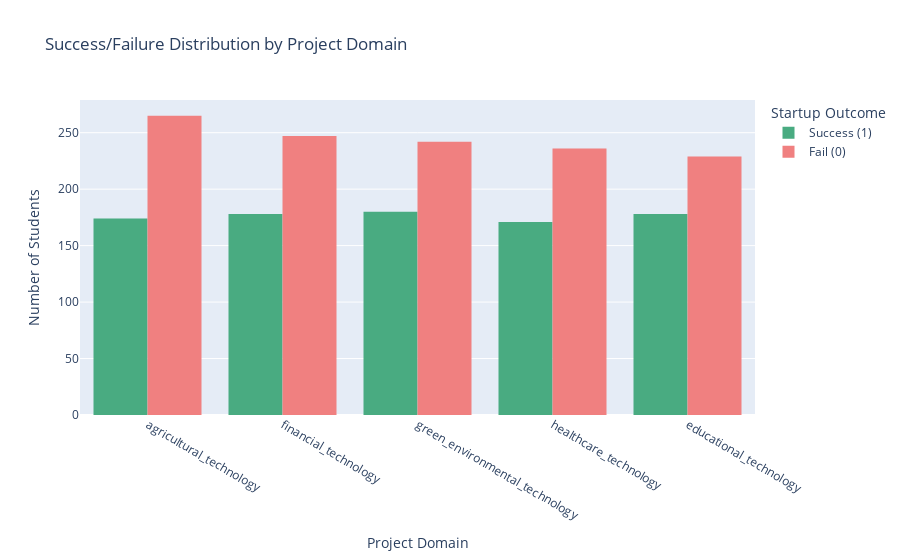

The code cell stored with this chart in its notebook:
### Markdown cell above
>**Summary:**  
All institution types show both successful and failed startups, with slightly more failures overall.  
Non-technical and public institutions have the highest participation, while success rates remain fairly consistent across types.

### Code cell
project_domain_success = pd.crosstab(df['project_domain'], df['success_label'], margins=True)
print(project_domain_success)
sorted_project_domains = df['project_domain'].value_counts().index

fig = px.histogram(df, 
                   x='project_domain', 
                   color='success_label',
                   title='Success/Failure Distribution by Project Domain',
                   labels={'project_domain': 'Project Domain', 
                           'success_label': 'Startup Outcome', 
                           'count': 'Number of Students'},
                   color_discrete_map={0: 'lightcoral', 1: '#49ab81'},
                   barmode='group',
                   category_orders={'project_domain': sorted_project_domains}) 

fig.for_each_trace(lambda t: t.update(
    name='Success (1)' if t.name == '1' else 'Fail (0)',
    legendgroup='Success (1)' if t.name == '1' else 'Fail (0)'
))

fig.update_layout(
    xaxis_title="Project Domain",
    yaxis_title="Number of Students",
    xaxis=dict(tickmode='array', tickvals=sorted_project_domains)
)

fig.show()

### Figure 1 — Plotly figure (JSON) as saved in the notebook; plotly's stock layout.template omitted (floating-point values rounded to 4 significant figures; data arrays with more than 128 entries replaced by an {"elided": "..."} marker saying what was removed)
{"data": [{"alignmentgroup": "True", "bingroup": "x", "hovertemplate": "Startup Outcome=1<br>Project Domain=%{x}<br>count=%{y}<extra></extra>", "legendgroup": "Success (1)", "marker": {"color": "#49ab81", "pattern": {"shape": ""}}, "name": "Success (1)", "offsetgroup": "1", "orientation": "v", "showlegend": true, "type": "histogram", "x": {"elided": "881 str values"}, "xaxis": "x", "yaxis": "y"}, {"alignmentgroup": "True", "bingroup": "x", "hovertemplate": "Startup Outcome=0<br>Project Domain=%{x}<br>count=%{y}<extra></extra>", "legendgroup": "Fail (0)", "marker": {"color": "lightcoral", "pattern": {"shape": ""}}, "name": "Fail (0)", "offsetgroup": "0", "orientation": "v", "showlegend": true, "type": "histogram", "x": {"elided": "1219 str values"}, "xaxis": "x", "yaxis": "y"}], "layout": {"barmode": "group", "legend": {"title": {"text": "Startup Outcome"}, "tracegroupgap": 0}, "title": {"text": "Success/Failure Distribution by Project Domain"}, "xaxis": {"anchor": "y", "categoryarray": ["agricultural_technology", "financial_technology", "green_environmental_technology", "healthcare_technology", "educational_technology"], "categoryorder": "array", "domain": [0, 1], "tickmode": "array", "tickvals": ["agricultural_technology", "financial_technology", "green_environmental_technology", "healthcare_technology", "educational_technology"], "title": {"text": "Project Domain"}}, "yaxis": {"anchor": "x", "domain": [0, 1], "title": {"text": "Number of Students"}}}}
